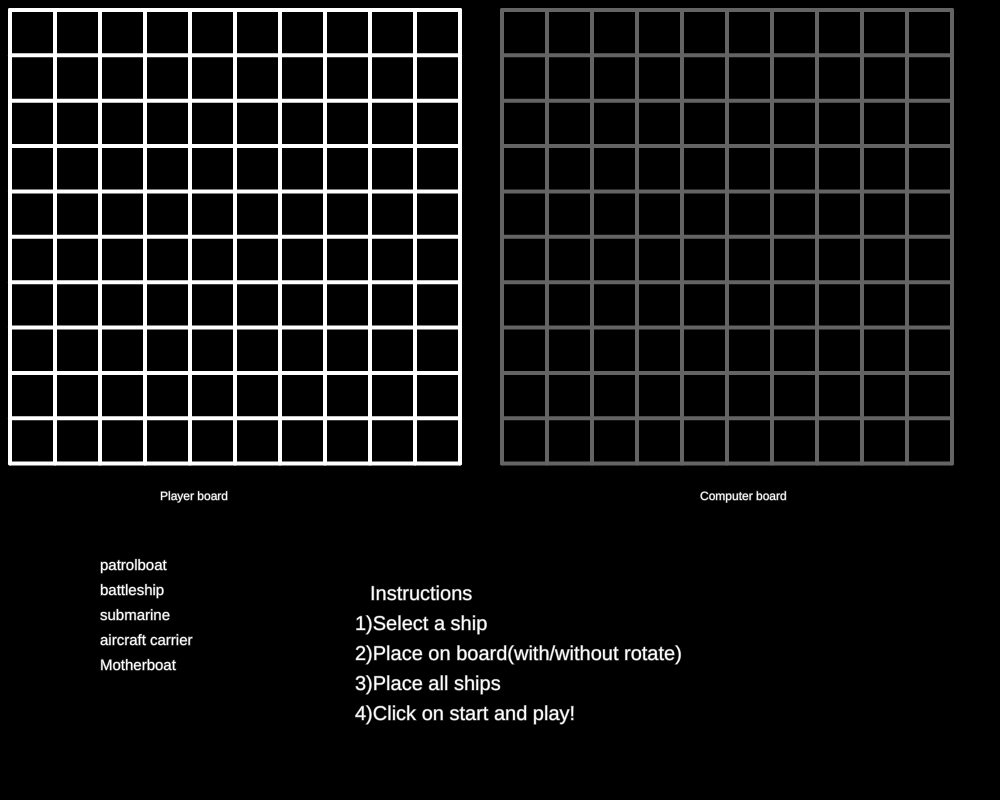
Frame 1 (no input)
Frame 60 (no input): identical to frame 1, image omitted
Frame 120 (the mouse pressed at the canvas centre since frame 60): identical to frame 1, image omitted

The p5.js sketch that drew this single still picture (run headless with seeded random() and noise() and a simulated clock; from frame 60 on, the mouse is pressed at the canvas centre):

// p5.js sketch
// ── sketch.js
//0 black
//1 ship placed
//2 fire (miss)
//3 fire (hit)
//4 fire (Destroyed)
var playerBoard = [
  [0, 0, 0, 0, 0, 0, 0, 0, 0, 0],
  [0, 0, 0, 0, 0, 0, 0, 0, 0, 0],
  [0, 0, 0, 0, 0, 0, 0, 0, 0, 0],
  [0, 0, 0, 0, 0, 0, 0, 0, 0, 0],
  [0, 0, 0, 0, 0, 0, 0, 0, 0, 0],
  [0, 0, 0, 0, 0, 0, 0, 0, 0, 0],
  [0, 0, 0, 0, 0, 0, 0, 0, 0, 0],
  [0, 0, 0, 0, 0, 0, 0, 0, 0, 0],
  [0, 0, 0, 0, 0, 0, 0, 0, 0, 0],
  [0, 0, 0, 0, 0, 0, 0, 0, 0, 0]
];
var computerBoard = [
  [0, 0, 0, 0, 0, 0, 0, 0, 0, 0],
  [0, 0, 0, 0, 0, 0, 0, 0, 0, 0],
  [0, 0, 0, 0, 0, 0, 0, 0, 0, 0],
  [0, 0, 0, 0, 0, 0, 0, 0, 0, 0],
  [0, 0, 0, 0, 0, 0, 0, 0, 0, 0],
  [0, 0, 0, 0, 0, 0, 0, 0, 0, 0],
  [0, 0, 0, 0, 0, 0, 0, 0, 0, 0],
  [0, 0, 0, 0, 0, 0, 0, 0, 0, 0],
  [0, 0, 0, 0, 0, 0, 0, 0, 0, 0],
  [0, 0, 0, 0, 0, 0, 0, 0, 0, 0]
];

availableMoves = {   //has available moves => choose random moves from here to avoid conflicts
  0: [0, 1, 2, 3, 4, 5, 6, 7, 8, 9],
  1: [0, 1, 2, 3, 4, 5, 6, 7, 8, 9],
  2: [0, 1, 2, 3, 4, 5, 6, 7, 8, 9],
  3: [0, 1, 2, 3, 4, 5, 6, 7, 8, 9],
  4: [0, 1, 2, 3, 4, 5, 6, 7, 8, 9],
  5: [0, 1, 2, 3, 4, 5, 6, 7, 8, 9],
  6: [0, 1, 2, 3, 4, 5, 6, 7, 8, 9],
  7: [0, 1, 2, 3, 4, 5, 6, 7, 8, 9],
  8: [0, 1, 2, 3, 4, 5, 6, 7, 8, 9],
  9: [0, 1, 2, 3, 4, 5, 6, 7, 8, 9],
};


//************* Boat data
var boats = ["patrolboat", "battleship", "submarine", "aircraft carrier", "Motherboat"];
var boatsPlaced = [false, false, false, false, false];
var playerBoatsPositions = [[-1, -1, -1], [-1, -1, -1], [-1, -1, -1], [-1, -1, -1], [-1, -1, -1]];
var computerBoatsPositions = [[-1, -1, -1], [-1, -1, -1], [-1, -1, -1], [-1, -1, -1], [-1, -1, -1]];    //i,j,(0 for vertical,1 for horizontal)
const boatLenghts = [2, 3, 3, 4, 5];
var playerBoatsAlive = [true, true, true, true, true];
var computerBoatsAlive = [true, true, true, true, true];
var computerBoatsPoints = [[], [], [], [], []];
var computerBoatsFlags = [0, 0, 0, 0, 0];
var playerBoatsFlags = [0, 0, 0, 0, 0];
var playerBoatsPoints = [[], [], [], [], []]
var flag = [0, 0, 0, 0, 0];
var probableMoves = []  //will have position + direction   => eg. if i,j is a hit , then mark (i-1,j,"up")  to indicate to hit only in the up direction next
var bufferMoves = []  //to store only the possibleMoves of a particular position and its adjacent (if any one of the moves in bufferMoves is a hit then add to possibleMoves)
let winstatus = 0;
//*************
let boatDirection = 0;
let rotateButtonActivated = false;
let resetButtonActivated = false;
let startButtonActivated = false;
var boatSelected = -1;//[false,false,false,false,false];
let w; // = width / 3;
let h; // = height / 3;
let boardWidth;
let boardHeight;
let ai = 'X';
let human = 'O';
let currentPlayer = human;
let gameStarted = false;

function setup() {
  createCanvas(1000, 800);
  boardWidth = width * 0.45;
  boardHeight = height * 0.567;
  w = boardWidth / 10;
  h = boardHeight / 10;
  placeComputerBoats();
}
function getButtonClickedOn(x, y) {
  if (x >= 398 && x <= 600) {
    if (y > 525 && y < 545) {
      if (x > 398 && x < 440) {
        return 1;  //1 for rotate
      }
      else if (x > 478 && x < 520) {
        return 2;  //2 for Reset
      }
      else if (x > 548 && x < 590) {
        return 3;  //3 for Start
      }
    }
  }
  return -1;
}
function handleButtons(a) {
  if (a == 1 && rotateButtonActivated) {
    boatDirection = boatDirection == 0 ? 1 : 0;
  }
  else if (a == 2 && resetButtonActivated) {
    playerBoatsPoints = [[], [], [], [], []];
    boatsPlaced = [false, false, false, false, false];
    boatSelected = -1;
    for (let i = 0; i < 10; i++) {
      for (let j = 0; j < 10; j++) {
        playerBoard[i][j] = 0;
      }
    }
  }
  else if (a == 3 && startButtonActivated) {
    gameStarted = true;
  }
}
function getBoatClickedOn(x, y) {
  if (x > 90 && x < 190) {
    for (let i = 0; i < 5; i++) {
      let boatTextHeight = 570 + (i * 25);
      if ((y > boatTextHeight - 15) && (y < boatTextHeight + 5)) {
        return i;
      }
    }
  }
  return -1;
}
function mousePressed() {
  var j = floor((mouseX - 10) / w);
  var i = floor((mouseY - 10) / h);
  if (winstatus == 0) {
    if (i < 10 && i >= 0) {
      if (gameStarted) {
        if (j >= 0 && j < 10) {
          alert("Why would you try to fire on your own ships :(");
          //fire(i, j, 'c');
        }
        if (j >= 11 && j < 21) {
          if(computerBoard[i][j-11]==0 || computerBoard[i][j-11]==1)
          {
          fire(i, j - 11, 'h');
          winstatus = checkWin();
          if (winstatus == 0)
            computerTurn();
          winstatus = checkWin()
        }
        else
          alert("Invalid shot");
      }
      }
      else {
        if (j >= 0 && j < 10) {
          if (boatSelected != -1) {
            if (boatDirection == 0) {
              if (i <= 10 - boatLenghts[boatSelected]) {
                let f = 0;
                for (let k = 0; k < boatLenghts[boatSelected]; k++) {
                  if (playerBoard[i + k][j] == 1) {
                    f = 1;
                  }
                }
                if (f == 1)
                  alert("Boat overlap");
                else {
                  for (let k = 0; k < boatLenghts[boatSelected]; k++) {
                    playerBoard[i + k][j] = 1;
                    playerBoatsPoints[boatSelected].push([i + k, j]);
                  }
                  playerBoatsPositions[boatSelected] = [i, j, boatDirection];
                  boatsPlaced[boatSelected] = true;
                  boatSelected = -1;
                }
              }
              else {
                alert("Invalid placement");
              }
            }
            else {
              if (j <= 10 - boatLenghts[boatSelected]) {
                let f = 0;
                for (let k = 0; k < boatLenghts[boatSelected]; k++) {
                  if (playerBoard[i][j + k] == 1) {
                    f = 1;
                  }
                }
                if (f == 1)
                  alert("Boat overlap");
                else {
                  for (let k = 0; k < boatLenghts[boatSelected]; k++) {
                    playerBoard[i][j + k] = 1;
                    playerBoatsPoints[boatSelected].push([i, j + k]);
                  }
                  playerBoatsPositions[boatSelected] = [i, j, boatDirection];
                  boatsPlaced[boatSelected] = true;
                  boatSelected = -1;
                }
              }
              else {
                alert("Invalid placement");
              }
            }
          }
        }
      }
    }
  else if (getBoatClickedOn(mouseX, mouseY) != -1) {
    let a = getBoatClickedOn(mouseX, mouseY);
    if (a != -1) {
      if (boatsPlaced[a] == false)
        boatSelected = a;
    }
  }
  else {
    let a = getButtonClickedOn(mouseX, mouseY);
    if (a != -1) {
      handleButtons(a);
    }
  }
}
}
function draw() {
  let tH = 10;
  let tW = 10;
  background(0);
  stroke(255);
  strokeWeight(4);
  //************************************************Drawing boards and labels
  for (let i = 0; i <= 10; i++) {
    line(w * i + tW, 0 + tH, w * i + tW, boardHeight + tH);
    line(0 + tW, h * i + tH, boardWidth + tW, h * i + tH);
  }
  tH = 10;
  tW = 502;
  stroke(100);
  for (let i = 0; i <= 10; i++) {
    line(w * i + tW, 0 + tH, w * i + tW, boardHeight + tH);
    line(0 + tW, h * i + tH, boardWidth + tW, h * i + tH);
  }
  strokeWeight(1);
  fill(255);
  text('Player board', 160, 500);
  text('Computer board', 700, 500);
  textSize(15);
  for (let i = 0; i < 5; i++) {
    if (boatsPlaced[i] == false) {
      if (boatSelected == i) {
        fill(25);
        text(boats[i], 100, 570 + (i * 25));
        fill(255);
        continue;
      }
      let boatTextHeight = 570 + (i * 25);
      text(boats[i], 100, boatTextHeight);
    }
  }
  textSize(12);
  //************************************************* Drawing 3 Buttons
  if (boatSelected != -1) {
    rotateButtonActivated = true;
    fill(230, 230, 0);
    text('Rotate', 400, 540);
  }
  else
    rotateButtonActivated = false;
  let boatsPlacedCount = 0;
  for (let i = 0; i < 5; i++) {
    if (boatsPlaced[i] == true)
      boatsPlacedCount++;
  }

  if (boatsPlacedCount > 0 && !gameStarted) {
    resetButtonActivated = true;
    fill(255, 51, 51);
    text('Reset', 480, 540);
  }
  else
    resetButtonActivated = false

  if (boatsPlacedCount == 5 && !gameStarted) {
    startButtonActivated = true;
    fill(102, 255, 102);
    text('Start', 550, 540);
  }
  else
    startButtonActivated = false;
    fill(255);
  //***************************************************Drawing selected boxes if any
  for (let i = 0; i < 10; i++) {
    for (let j = 0; j < 10; j++) {
      if (playerBoard[i][j] == 1) {
        fill(color(204, 102, 0));
        rect((j * w) + 13, (i * h) + 13, 40, 40);
      } else if (playerBoard[i][j] == 2) {
        fill(color(255));
        rect((j * w) + 13, (i * h) + 13, 40, 40);
      } else if (playerBoard[i][j] == 3) {
        fill(color(0, 128, 0));
        rect((j * w) + 13, (i * h) + 13, 40, 40);
      } else if (playerBoard[i][j] == 4) {
        fill(color(255, 0, 0));
        rect((j * w) + 13, (i * h) + 13, 40, 40);
      }
    }
  }
  for (let i = 0; i < 10; i++) {
    for (let j = 0; j < 10; j++) {
      /*if (computerBoard[i][j] == 1) {
        fill(color(50, 101, 201));
        rect((j * w) + 505, (i * h) + 13, 40, 40);
      } */if (computerBoard[i][j] == 2) {
        fill(color(255));
        rect((j * w) + 505, (i * h) + 13, 40, 40);
      } else if (computerBoard[i][j] == 3) {
        fill(color(0, 128, 0));
        rect((j * w) + 505, (i * h) + 13, 40, 40);
      } else if (computerBoard[i][j] == 4) {
        fill(color(255, 0, 0));
        rect((j * w) + 505, (i * h) + 13, 40, 40);
      }
    }
  }

  //*********************************** Drawing selected ship on board for placement
  if (boatSelected != -1) {
    fill(color(204, 102, 0));
    var j = floor((mouseX - 10) / w);
    var i = floor((mouseY - 10) / h);
    if (i < 10 && i >= 0) {
      if (j >= 0 && j < 10) {
        if (boatDirection == 0) {
          for (let k = 0; k < boatLenghts[boatSelected]; k++) {
            rect((j * w) + 13, ((i + k) * h) + 13, 40, 40);
          }
        }
        else if (boatDirection == 1) {
          for (let k = 0; k < boatLenghts[boatSelected]; k++) {
            rect(((j + k) * w) + 13, ((i) * h) + 13, 40, 40);
          }
        }
      }
    }
  }
  //***************************************************** Instructions
  fill(255);
  textSize(20);
  if (winstatus == 0) {
    textSize(20);
    text("Instructions", 370, 600);
    if (gameStarted) {
      text("1)Fire a shot(Click on computer board)", 355, 630);
      text("2)Check hit/no hit: Green means hit,Red means ship destroyed", 355, 660);
      text("3)See where computer decided to hit", 355, 690);
      text("4)Repeat until either player has all ships destroyed", 355, 720)
    }
    else {
      text("1)Select a ship", 355, 630);
      text("2)Place on board(with/without rotate)", 355, 660);
      text("3)Place all ships", 355, 690);
      text("4)Click on start and play!", 355, 720);
    }
    textSize(12);
  }
  else {
    textSize(30);
    if(winstatus==1)
    {
      fill(0,255,0);
      text("Player wins", 400, 650);
    }
    else
    {
      fill(255,0,0);
      text("Computer wins", 400, 650);
    }
      textSize(12);
  fill(255);
  text("Refresh page to restart", 400, 700);
  }
}
//###########################################AI logic and functions
/*function fire(i, j, player)      // 0<= I and J <=9    (Function scans computerBoard and makes the following changes )
{
  var k;
  var l;
  var board, boatsPoints, boatsFlags, pointcheck, found = false;
  //console.log(playerBoatsPoints);
  // After firing, if miss, make computerboard[i][j]=2, if hit but not destroyed, make =3 and if hit and destroyed, make all positions of that boat as =4, as well as change status in computerBoatsAlive
  // You can use computerBoard to find positions of ships, and to find if all positions on ship destoyed you can use computerBoatsPositions [i,j,direction]
  if (player == 'h') {
    board = computerBoard;
    boatsPoints = computerBoatsPoints;
    boatsAlive = computerBoatsAlive;
    boatsPositions = computerBoatsPositions;
    boatsFlags = computerBoatsFlags;
  }
  else {
    board = playerBoard;
    boatsPoints = playerBoatsPoints;
    boatsAlive = playerBoatsAlive;
    boatsPositions = playerBoatsPositions;
    boatsFlags = playerBoatsFlags;
  }
  if (board[i][j] == 0) {
    board[i][j] = 2;
  }
  else if (board[i][j] == 1) {
    for (let boatindex = 0; boatindex < 5; boatindex++) {
      if (boatsAlive[boatindex]) {
        for (pointcheck = 0; pointcheck < boatsPoints[boatindex].length; pointcheck++) {
          //console.log("Checkpoint0"); 
          if (boatsPoints[boatindex][pointcheck][0] == i && boatsPoints[boatindex][pointcheck][1] == j) {
            // console.log("Checkpoint1");
            board[i][j] = 3;
            found = true;
            boatsFlags[boatindex]++;
            if (boatsFlags[boatindex] == boatLenghts[boatindex]) //boat destoyed
            {
              bufferMoves = []
              probableMoves = []
              let row = boatsPositions[boatindex][0];
              let column = boatsPositions[boatindex][1];
              let directon = boatsPositions[boatindex][2];
              if (directon == 0)
                for (let temp = 0; temp < boatLenghts[boatindex]; temp++)
                  board[row + temp][column] = 4;
              else
                for (let temp = 0; temp < boatLenghts[boatindex]; temp++)
                  board[row][column + temp] = 4;
              boatsAlive[boatindex] = false;
              console.log(board);
              console.log(boatindex);
            }
            break;
          }
        }
      }
      if (found)
        break;
    }
  }
  if (player == 'h') {
    computerBoard = board;
    computerBoatsPoints = boatsPoints;
    computerBoatsAlive = boatsAlive;
    computerBoatsPositions = boatsPositions;
    computerBoatsFlags = boatsFlags;
  }
  else {
    playerBoard = board;
    playerBoatsPoints = boatsPoints;
    playerBoatsAlive = boatsAlive;
    playerBoatsPositions = boatsPositions;
    playerBoatsFlags = boatsFlags;
  }
}
*/

function fire(i,j,player)      // 0<= I and J <=9    (Function scans computerBoard and makes the following changes )
{
  var k;
  var l;
  var board,boatsPoints,boatsFlags,pointcheck,found=false;
  //console.log(playerBoatsPoints);
    // After firing, if miss, make computerboard[i][j]=2, if hit but not destroyed, make =3 and if hit and destroyed, make all positions of that boat as =4, as well as change status in computerBoatsAlive
    // You can use computerBoard to find positions of ships, and to find if all positions on ship destoyed you can use computerBoatsPositions [i,j,direction]
    if(player == 'h')
    {
      board=computerBoard;
      boatsPoints=computerBoatsPoints;
      boatsAlive=computerBoatsAlive;
      boatsPositions=computerBoatsPositions;
      boatsFlags=computerBoatsFlags;
    }
    else
    {
      board=playerBoard;
      boatsPoints=playerBoatsPoints;
      boatsAlive=playerBoatsAlive;
      boatsPositions=playerBoatsPositions;
      boatsFlags=playerBoatsFlags;
    }
    if(board[i][j] == 0)
    {
      board[i][j] = 2;
    }
    else if(board[i][j] == 1)
    {
      for(let boatindex=0;boatindex<5;boatindex++)
      {
        if(boatsAlive[boatindex]){
          for(pointcheck=0;pointcheck<boatsPoints[boatindex].length;pointcheck++)
        {
          //console.log("Checkpoint0"); 
          if (boatsPoints[boatindex][pointcheck][0]==i && boatsPoints[boatindex][pointcheck][1]==j)
            {
             // console.log("Checkpoint1");
              board[i][j]=3;
              found=true;
              boatsFlags[boatindex]++;
              if(boatsFlags[boatindex]==boatLenghts[boatindex])
              {
                let row=boatsPositions[boatindex][0];
                let column=boatsPositions[boatindex][1];
                let directon=boatsPositions[boatindex][2];
                if (directon==0)
                  for(let temp=0;temp<boatLenghts[boatindex];temp++)
                    board[row+temp][column]=4;
                else
                  for(let temp=0;temp<boatLenghts[boatindex];temp++)
                      board[row][column+temp]=4;
                boatsAlive[boatindex]=false;
                console.log(board);
              }
              break;
            }
        }
      }
      if(found)
        break;
      }
    }
    /*{
      board[i][j] = 3;
      for(k = 0; k< boatsPoints.length; k++){
        // console.log("HEllo");
        if(i == boatsPoints[k][1] && j == boatsPoints[k][2]){
          // console.log("HEllo");
          switch(boatsPoints[k][0]){
            case "patrolboat":
              flag[0]++;
              if(flag[0] == 2){
                for(l=0; l<2;l++){
                  board[boatsPoints[l][1]][boatsPoints[l][2]] = 4;
                }
              }
              break;
            case "battleship":
              flag[1]++;
              if(flag[1] == 3){
                for(l=2; l<5;l++){
                  board[boatsPoints[l][1]][boatsPoints[l][2]] = 4;
                }
              }
              break;
            case "submarine":
              flag[2]++;
              if(flag[2] == 3){
                for(let l=5; l<8;l++){
                  board[boatsPoints[l][1]][boatsPoints[l][2]] = 4;
                }
              }
              break;
            case "aircraft carrier":
              flag[3]++;
              if(flag[3] == 4){
                for(let l=8; l<12;l++){
                  board[boatsPoints[l][1]][boatsPoints[l][2]] = 4;
                }
              }
              console.log("hello");
              break;
            case "Motherboat":
              flag[4]++;
              if(flag[4] == 5){
                for(let l=12; l<17;l++){
                  board[boatsPoints[l][1]][boatsPoints[l][2]] = 4;
                }
              }
              break;
          }
        }
      }
    }*/
    if(player == 'h')
    {
      computerBoard=board;
      computerBoatsPoints=boatsPoints;
      computerBoatsAlive=boatsAlive;
      computerBoatsPositions=boatsPositions;
      computerBoatsFlags=boatsFlags;
    }
    else
    {
      playerBoard=board;
      playerBoatsPoints=boatsPoints;
      playerBoatsAlive=boatsAlive;
      playerBoatsPositions=boatsPositions;
      playerBoatsFlags=boatsFlags;
    }
}


function findAdjacent(row, column) {
  var l = []
  if (row > 0)
    l.push([row - 1, column])
  if (row < 9)
    l.push([row + 1, column])
  if (column > 0)
    l.push([row, column - 1])
  if (column < 9)
    l.push([row, column + 1])

  return (l)
}


function isBlocked(row, column) {
  //check if the randomly chosen block is blocked or not
  adjacent = findAdjacent(row, column);
  for (i = 0; i < adjacent.length; i++) {
    adjrow = adjacent[i][0]
    adjcolumn = adjacent[i][1];

    if (playerBoard[adjrow][adjcolumn] == 0 || playerBoard[adjrow][adjcolumn] == 1 || playerBoard[adjrow][adjcolumn] == 3) {
      //console.log("Not blocking the postion ",adjrow,adjcolumn);
      return (0);
    }
  }
  console.log("Blocking ", row, column);
  return (1);

}

function isAvailable(row, column) {
  //return 1 if available else 0

  var colIndex = availableMoves[row].indexOf(column);
  if (colIndex != -1)
    return (1);//still not been hit
  else
    return (0); //no entry in available moves

}

function oppositee(direction) {
  if (direction == "up")
    return ("down");
  else if (direction == "down")
    return ("up");
  else if (direction == "right")
    return ("left");
  else if (direction == "left")
    return ("right");
}

function rem(row, column) {
  var colIndex;
  colIndex = availableMoves[row].indexOf(column);
  if (colIndex != -1)
    availableMoves[row].splice(colIndex, 1);
  else
    console.log("Some error Occured for " + row, colIndex);

}

function computerTurn() {
  let tuple, row, column, direction;
  /*
  Function returns [i,j] to indicate where to hit
  Decided based on
  1)adjacent squares of already hit tiles(hit tiles do not count if ship destroyed)
  2)Random generated intelligent [i,j] such that it neglects  impossible places(single tiles)
  */
  //console.log(bufferMoves);


  if (bufferMoves.length > 0) //play move in bufferMoves ;  check if hit/miss ; if hit => add (move+direction) & (oppositeMove+direction) to probableMoves ; clear buffer
  {
    //loop of the move is already played
    do {
      tuple = bufferMoves.shift();
      row = tuple[0];
      column = tuple[1];
      direction = tuple[2]; //string "up","down","right","left"

      //console.log("bufferMoves while checking ",bufferMoves);

      if (isAvailable(row, column))
        break;
      else if (bufferMoves.length == 0) {
        computerTurn();//call itself to execute another type of approach and after that return to playerMove
        return;
      }
    } while (1);

    //fire current block
    fire(row, column, "c");
    console.log("computer =>", row, column);

    //rem the current entry from availableMoves
    rem(row, column);

    if (playerBoard[row][column] == 3) // Fire hit
    {
      //add opposite side if possible
      opposite = oppositee(direction)
      for (i = 0; i < bufferMoves.length; i++) {
        if (bufferMoves[i][2] == opposite)
          probableMoves.push(bufferMoves[i]);
      }
      // To add Maananiya blocks
      if (direction == "up")
        if (row > 0)
          probableMoves.push([row - 1, column, "up"]);
      //left
      if (direction == "left")
        if (column > 0)
          probableMoves.push([row, column - 1, "left"]);
      //down
      if (direction == "down")
        if (row < 9)
          probableMoves.push([row + 1, column, "down"]);
      //right
      if (direction == "right")
        if (column < 9)
          probableMoves.push([row, column + 1, "right"]);

      //clear Buffer
      bufferMoves = [];

    }
  }

  else if (probableMoves.length > 0)  //play move from probableMoves ; check hit/miss ; if hit => add move + direction to probableMoves
  {
    do {
      tuple = probableMoves.shift();
      row = tuple[0];
      column = tuple[1];
      direction = tuple[2];

      if (isAvailable(row, column))
        break;
      else if (probableMoves.length == 0) {
        computerTurn();
        return;
      }
    } while (1);


    //fire current block
    fire(row, column, "c");
    console.log("computer =>", row, column);

    //rem the current entry from availableMoves
    rem(row, column);


    if (playerBoard[row][column] == 3) // Fire hit
    {

      //add the next block of the same direction
      if (direction == "up")
        if (row > 0)
          probableMoves.push([row - 1, column, "up"]);
      //left
      if (direction == "left")
        if (column > 0)
          probableMoves.push([row, column - 1, "left"]);
      //down
      if (direction == "down")
        if (row < 9)
          probableMoves.push([row + 1, column, "down"]);
      //right
      if (direction == "right")
        if (column < 9)
          probableMoves.push([row, column + 1, "right"]);

    }

  }

  else //play random move => check for hit/miss ; if hit=> add moves to buffer with direction
  {
    var columnIndex = -1, rowIndex;
    do {
      rowIndex = Math.floor(Math.random() * 10);
      if (availableMoves[rowIndex].length > 0) {
        columnIndex = Math.floor(Math.random() * availableMoves[rowIndex].length);  //only choose a column number  
        row = rowIndex;
        column = availableMoves[row][columnIndex];

        //check if the randomly selected block is blocked from all sides
        if (isBlocked(row, column)) {
          //if yes then restart he process
          columnIndex = -1;
        }
      }

    } while (columnIndex == -1);


    //console.log("CHECKPOINT");
    //fire current block
    fire(row, column, "c");
    console.log("computer =>", row, column, columnIndex);
    //console.log(availableMoves);

    //rem the current entry from availableMoves
    rem(row, column);

    //console.log("CHECKPOINT2");
    if (playerBoard[row][column] == 3) // Fire hit
    {
      //add the adjacent blocks in bufferMoves
      //up
      if (row > 0)
        bufferMoves.push([row - 1, column, "up"]);
      //left
      if (column > 0)
        bufferMoves.push([row, column - 1, "left"]);
      //down
      if (row < 9)
        bufferMoves.push([row + 1, column, "down"]);
      //right
      if (column < 9)
        bufferMoves.push([row, column + 1, "right"]);

      //console.log("Inserting ",bufferMoves);

    }
  }
}

function checkWin() {
  let playerWin = true;
  let computerWin = true;
  for (let i = 0; i < 5; i++) {
    if (playerBoatsAlive[i] == true) {
      computerWin = false;
      break;
    }
  }
  for (let i = 0; i < 5; i++) {
    if (computerBoatsAlive[i] == true) {
      playerWin = false;
      break;
    }
  }
  if (playerWin)
    return 1
  if (computerWin)
    return 2
  return 0;
  /*
  return 0 if Non conclusive
  return 1 if player win                  // use playerboatsalive and computerboats alive
  return 2 if computer win
  */
}

function placeBoatVertical(direction, length, i) {
  let flag = 0
  let cordinateI;
  let cordinateJ;
  do {
    flag = 0
    cordinateI = Math.floor(Math.random() * 10);
    cordinateJ = Math.floor(Math.random() * 10);

    if (cordinateI + length < 10) {
      for (j = 0; j < length; j++) {
        if (computerBoard[cordinateI + j][cordinateJ] != 0) {
          flag = 1;
          continue;
        }
      }
    }
    else
      flag = 1;
  } while (flag != 0);

  for (j = 0; j < length; j++) {
    computerBoard[cordinateI + j][cordinateJ] = 1;
    computerBoatsPoints[i].push([cordinateI + j, cordinateJ])
  }
  computerBoatsPositions[i] = [cordinateI, cordinateJ, direction];
}

function placeBoatHorizontal(direction, length, i) {
  let flag = 0
  let cordinateI;
  let cordinateJ;
  do {
    flag = 0
    cordinateI = Math.floor(Math.random() * 10);
    cordinateJ = Math.floor(Math.random() * 10);

    if (cordinateJ + length < 10) {
      for (j = 0; j < length; j++) {
        if (computerBoard[cordinateI][cordinateJ + j] != 0) {
          flag = 1;
          continue;
        }
      }
    }
    else
      flag = 1;
  } while (flag != 0);

  for (j = 0; j < length; j++) {
    computerBoard[cordinateI][cordinateJ + j] = 1;
    computerBoatsPoints[i].push([cordinateI, cordinateJ + j])
  }
  computerBoatsPositions[i] = [cordinateI, cordinateJ, direction];
}

function placeBoat(direction, length, i) {
  if (direction == 0)
    placeBoatVertical(direction, length, i);
  else
    placeBoatHorizontal(direction, length, i);
}

function placeComputerBoats() {
  /*
  Select a boat
  Place it on the Computer board(Random position,random direction,Overlap condition,Overflow condition)
  //Make changes in computerBoard, make changes in computerBoatsPositions
  */
  var length;
  var direction;
  var i;
  for (i = 0; i < 5; i++) {
    length = boatLenghts[i];

    direction = Math.floor(Math.random() * 2);
    //create a function to place the boat in a specific direction and let it loop
    //call a func to place the boats
    placeBoat(direction, length, i);
  }
}
